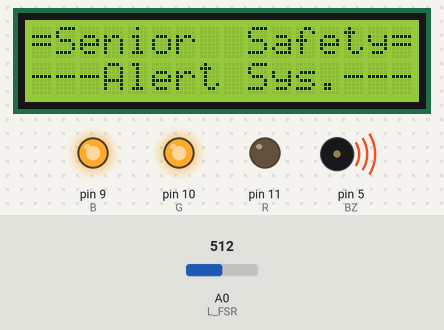
A sketch run on a simulated Arduino Nano, built with avr-gcc and run on an emulated ATmega328P. Shown: 16×2 character LCD, output pins drawn as LEDs (lit = HIGH), buzzer (waves = sounding). The inputs (shaded band) are chosen by the test bench; at power-on: A0 (L_FSR) = 512.

Above: at 0.1 s.
At 1.9 s:
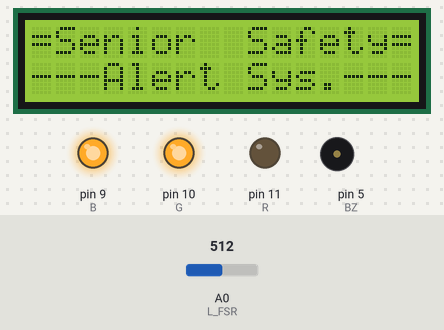
At 2.9 s:
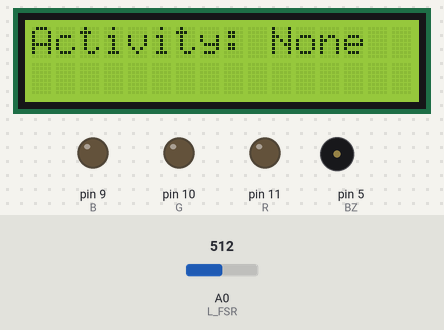
At 13.1 s:
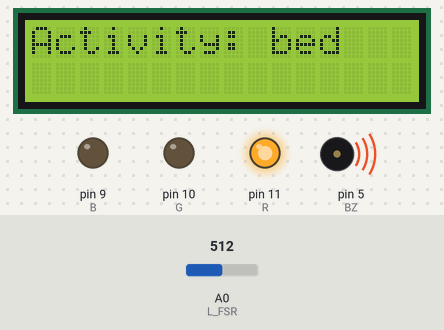
Timing chart, 0 to 130.0 s (numbered marks = the images above):
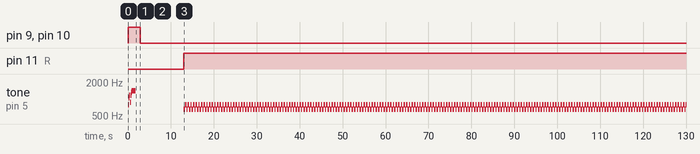

The sketch:

senior_Carpet.ino
```cpp
/*
 Name:		senior_Carpet.ino
 Created:	2018-07-21 오후 6:07:22
 Author:	BetaMan
*/

#include <LiquidCrystal_I2C.h>
#include <SoftwareSerial.h>
#include "Notes.h"

uint8_t DEBUG = 0;

uint8_t BZ = 5;
uint8_t R = 11;
uint8_t G = 10;
uint8_t B = 9;
uint16_t L_FSR = 0;
uint16_t R_FSR = 1;
String Level[4] = { "None", "Good", "so so", "bed" };
uint8_t status = 0;
int detected = 0;
long elapsedTime = 0;
long tempTime = 0;
long temp = 0;
boolean startFlag = true;
boolean tempFlag = false;
boolean MSGFlag = true;

LiquidCrystal_I2C lcd(0x27, 16, 2);
SoftwareSerial bt(2, 3); // RX, TX

void printLCD(uint8_t col, uint8_t row, String str) {
	lcd.setCursor(col, row);
	lcd.print(str);
}

void startScreen() {
	lcd.clear();
	printLCD(0, 0, "=Senior  Safety=");
	printLCD(0, 1, "---Alert Sys.---");

	digitalWrite(G, HIGH); digitalWrite(B, HIGH);
	tone(BZ, 784, 125);	delay(125);
	tone(BZ, 1047, 125); delay(125);
	tone(BZ, 1175, 125); delay(125);
	tone(BZ, 880, 125); delay(125);
	tone(BZ, 1175, 125); delay(125);
	tone(BZ, 1319, 125); delay(125);
	tone(BZ, 1397, 1000); delay(1000);
	delay(1000);
	lcd.clear();
	digitalWrite(G, LOW); digitalWrite(B, LOW);
}

void setup() {
	if (DEBUG == 1) Serial.begin(9600);
	bt.begin(9600);
	lcd.begin();

	pinMode(BZ, OUTPUT); digitalWrite(BZ, LOW);
	pinMode(R, OUTPUT); digitalWrite(R, LOW);
	pinMode(G, OUTPUT); digitalWrite(G, LOW);
	pinMode(B, OUTPUT); digitalWrite(B, LOW);

	startScreen();
}

void loop() {
			while (1) {
				printLCD(0, 0, "Activity:"); printLCD(10, 0, "      "); printLCD(10, 0, Level[status]);
				if (DEBUG == 1) { printLCD(0, 1, "detect:"); printLCD(8, 1, String(detected)); }

				if (status == 1) {
					digitalWrite(R, LOW);
					digitalWrite(G, HIGH);
					digitalWrite(B, LOW);
				}
				else if (status == 2) {
					analogWrite(R, 200);
					analogWrite(G, 50);
					analogWrite(B, 0);
				}
				else if(status == 3){
					digitalWrite(R, HIGH);
					digitalWrite(G, LOW);
					digitalWrite(B, LOW);
					bt.println("=| Warning message |====================\nThe activity of the elderly is too little.\nYou should visit elder\'s house.\n========================================\n");
					while (!(analogRead(L_FSR) > 300) || (analogRead(R_FSR) > 300)) {
						if (tempFlag) {
							tone(BZ, G5);
							tempFlag = false;
						}
						else {
							tone(BZ, E5);
							tempFlag = true;
						}
						delay(300);
					}
					noTone(BZ);
					detected = temp+2;
				}

				if ((analogRead(L_FSR) > 300) || (analogRead(R_FSR) > 300)) {
					detected += 1;
					if (startFlag) {
						startFlag = false;
						elapsedTime = millis();
					}
					tempTime = millis();
					while ((analogRead(L_FSR) > 300) || (analogRead(R_FSR) > 300)) {
						if (millis() - tempTime > 10000) {
							if (MSGFlag) {
								bt.println("=| Warning message |====================\nIt has been detected for too long.\nYou should visit elder\'s house.\n========================================\n");
								digitalWrite(R, HIGH);
								digitalWrite(G, LOW);
								digitalWrite(B, LOW);
								MSGFlag = false;
							}
							printLCD(10, 0, "      ");  printLCD(10, 0, Level[3]);
							if (tempFlag) {
								tone(BZ, G5);
								tempFlag = false;
							}
							else {
								tone(BZ, E5);
								tempFlag = true;
							}
							delay(300);
						}
					}
					noTone(BZ);
					MSGFlag = true;
				}
				if (detected != 0) {
					temp = (millis() - elapsedTime) / 10000; if (temp < 0) temp * -1;
					if (DEBUG == 1) { Serial.println(String(millis()) + " - " + String(elapsedTime) + " / " + String(detected) + " = " + String(temp)); }

					if (temp <= detected) status = 1;
					else if (temp-1 <= detected) status = 2;
					else status = 3;
				}
			}
}
```

Notes.h
```cpp
#define B0  31
#define C1  33
#define CS1 35
#define D1  37
#define DS1 39
#define E1  41
#define F1  44
#define FS1 46
#define G1  49
#define GS1 52
#define A1  55
#define AS1 58
#define B1  62
#define C2  65
#define CS2 69
#define D2  73
#define DS2 78
#define E2  82
#define F2  87
#define FS2 93
#define G2  98
#define GS2 104
#define A2  110
#define AS2 117
#define B2  123
#define C3  131
#define CS3 139
#define D3  147
#define DS3 156
#define E3  165
#define F3  175
#define FS3 185
#define G3  196
#define GS3 208
#define A3  220
#define AS3 233
#define B3  247
#define C4  262
#define CS4 277
#define D4  294
#define DS4 311
#define E4  330
#define F4  349
#define FS4 370
#define G4  392
#define GS4 415
#define A4  440
#define AS4 466
#define B4  494
#define C5  523
#define CS5 554
#define D5  587
#define DS5 622
#define E5  659
#define F5  698
#define FS5 740
#define G5  784
#define GS5 831
#define A5  880
#define AS5 932
#define B5  988
#define C6  1047
#define CS6 1109
#define D6  1175
#define DS6 1245
#define E6  1319
#define F6  1397
#define FS6 1480
#define G6  1568
#define GS6 1661
#define A6  1760
#define AS6 1865
#define B6  1976
#define C7  2093
#define CS7 2217
#define D7  2349
#define DS7 2489
#define E7  2637
#define F7  2794
#define FS7 2960
#define G7  3136
#define GS7 3322
#define A7  3520
#define AS7 3729
#define B7  3951
#define C8  4186
#define CS8 4435
#define D8  4699
#define DS8 4978
```

Measured:
- by itself, pin 11 (R): LOW → HIGH at 13.0 s
- by itself, tone on pin 5 (BZ): plays 784 Hz for 0.13 s, 1047 Hz for 0.13 s, 1175 Hz for 0.13 s, 880 Hz for 0.13 s, 1175 Hz for 0.13 s, 1319 Hz for 0.13 s … (385 notes in this stretch)
- what the display in image 2 shows lasts 10.1 s, from 2.9 s to 13.0 s
